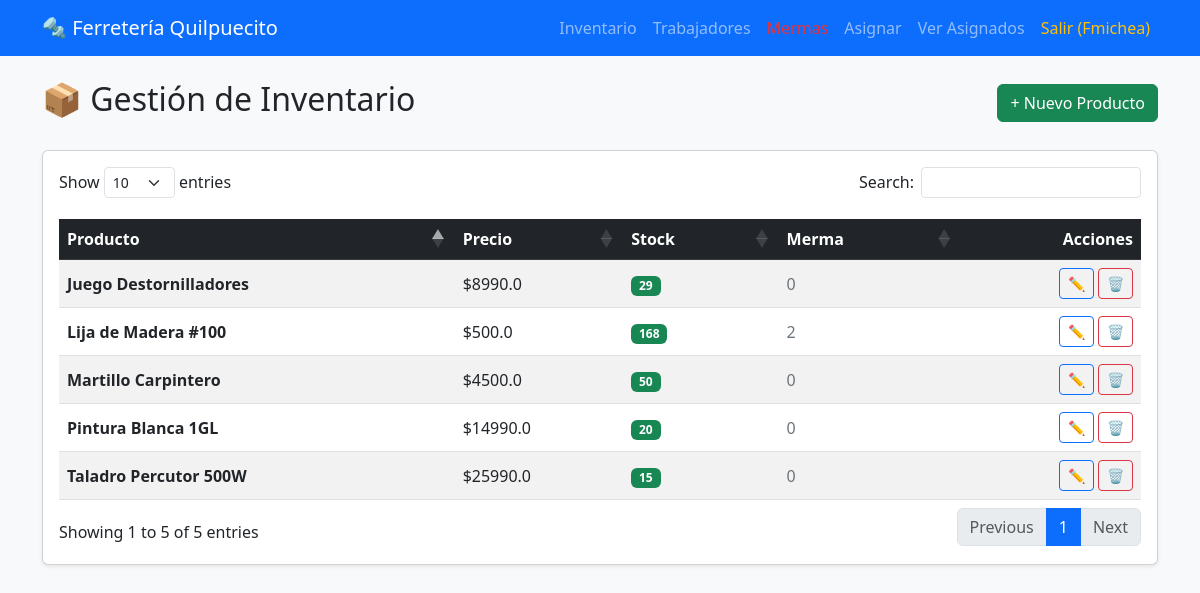
The page /productos (signed in) on the database as committed earlier.
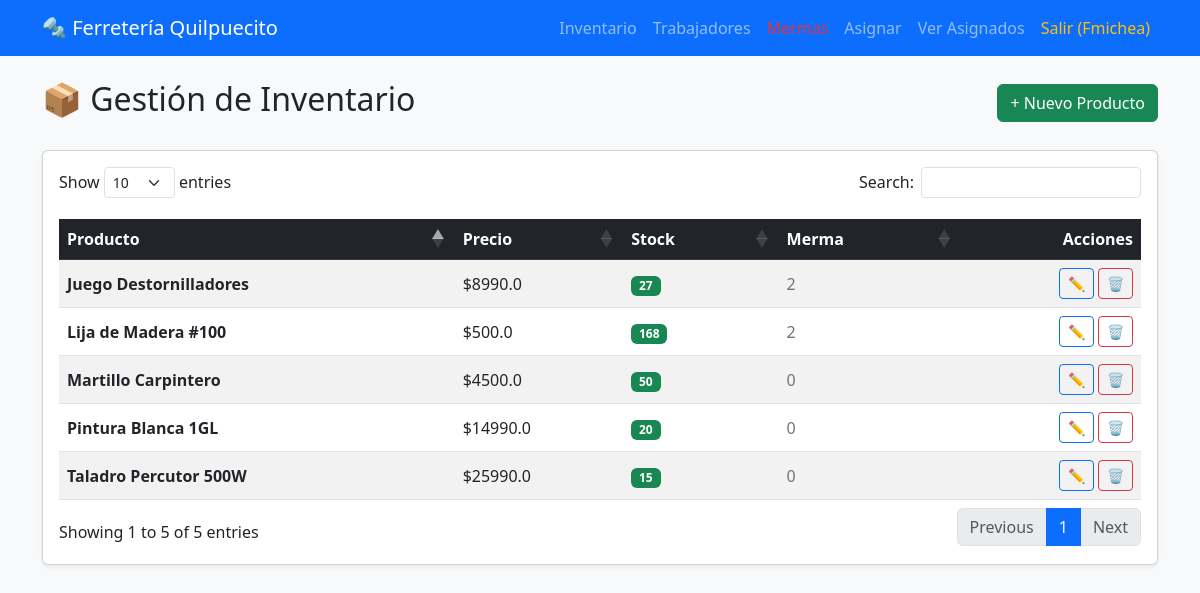
The same page on the database as committed later.
### tables this page shows
CREATE TABLE productos (
    id INTEGER PRIMARY KEY AUTOINCREMENT,
    nombre TEXT NOT NULL,
    cantidad INTEGER NOT NULL,
    precio REAL NOT NULL,
    merma INTEGER DEFAULT 0
);

### app.py (the view)
@app.route('/productos')
@login_required
def productos():
    conn = get_db_connection()
    productos = conn.execute('SELECT * FROM productos').fetchall()
    conn.close()
    return render_template('productos.html', productos=productos)

### app.py (called while the page is built)
def get_db_connection():
    conn = sqlite3.connect('ferreteria.db')
    conn.row_factory = sqlite3.Row
    conn.execute("PRAGMA foreign_keys = ON")
    return conn

def login_required(f):
    @wraps(f)
    def decorated_function(*args, **kwargs):
        if 'user_id' not in session:
            flash('Por favor inicia sesión para acceder.', 'warning')
            return redirect(url_for('login'))
        return f(*args, **kwargs)
    return decorated_function

### templates/productos.html
{% extends 'base.html' %}
{% block content %}
<div class="d-flex justify-content-between align-items-center mb-4">
    <h2>📦 Gestión de Inventario</h2>
    <a href="{{ url_for('agregar_producto') }}" class="btn btn-success">+ Nuevo Producto</a>
</div>
<div class="card shadow-sm">
    <div class="card-body">
        <div class="table-responsive">
            <table class="table table-striped table-hover align-middle">
                <thead class="table-dark">
                    <tr>
                        <th>Producto</th>
                        <th>Precio</th>
                        <th>Stock</th>
                        <th>Merma</th>
                        <th class="text-end">Acciones</th>
                    </tr>
                </thead>
                <tbody>
                    {% for producto in productos %}
                    <tr>
                        <td class="fw-bold">{{ producto['nombre'] }}</td>
                        <td>${{ producto['precio'] }}</td>
                        <td>
                            {% if producto['cantidad'] < 5 %}
                                <span class="badge bg-danger">{{ producto['cantidad'] }} (Bajo)</span>
                            {% else %}
                                <span class="badge bg-success">{{ producto['cantidad'] }}</span>
                            {% endif %}
                        </td>
                        <td class="text-secondary">{{ producto['merma'] }}</td>
                        <td class="text-end">
                            <a href="{{ url_for('editar_producto', id=producto['id']) }}" class="btn btn-sm btn-outline-primary">✏️</a>
                            <a href="{{ url_for('eliminar_producto', id=producto['id']) }}"
                               class="btn btn-sm btn-outline-danger"
                               onclick="return confirm('¿Eliminar {{ producto.nombre }}?');">🗑️</a>
                        </td>
                    </tr>
                    {% endfor %}
                </tbody>
            </table>
        </div>
    </div>
</div>
{% endblock %}

Rows that differ between the two databases and show on the page:
changed productos "Juego Destornilladores": cantidad "29" → "27"; merma "0" → "2"
